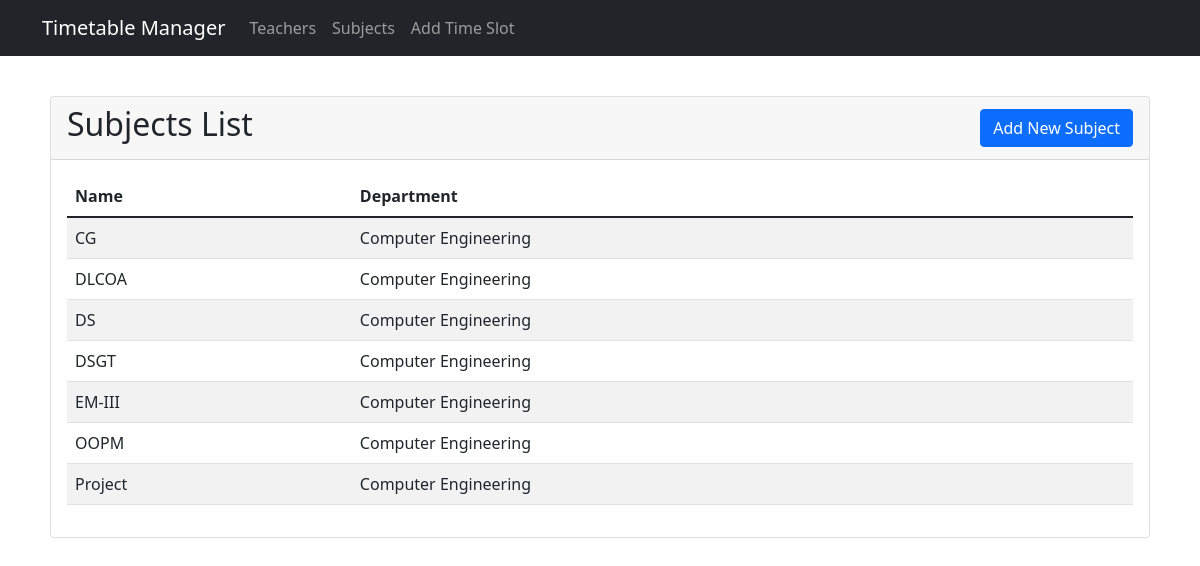
/subjects/, run on the app's committed database.
### timetable/models.py (models this page shows, shortened)
class Subject(models.Model):
    DEPARTMENT_CHOICES = [
        ('CMPN', 'Computer Engineering'),
        ('EXTC', 'Electronics & Telecommunication'),
        ('IT', 'Information Technology'),
        ('MECH', 'Mechanical Engineering'),
        ('ELEC', 'Electrical Engineering'),
    ]
    name = models.CharField(max_length=100)
    department = models.CharField(max_length=4, choices=DEPARTMENT_CHOICES)

### timetable/views.py (the view)
# urls.py: path('subjects/', views.subject_list, name='subject_list'),
def subject_list(request):
    subjects = Subject.objects.all().order_by('department', 'name')
    return render(request, 'timetable/subject_list.html', {'subjects': subjects})

### templates/timetable/subject_list.html
{% extends 'timetable/base.html' %}
{% block content %}
<div class="card">
    <div class="card-header d-flex justify-content-between align-items-center">
        <h2>Subjects List</h2>
        <a href="{% url 'add_subject' %}" class="btn btn-primary">Add New Subject</a>
    </div>
    <div class="card-body">
        {% if subjects %}
        <div class="table-responsive">
            <table class="table table-striped">
                <thead>
                    <tr>
                        <th>Name</th>
                        <th>Department</th>
                    </tr>
                </thead>
                <tbody>
                    {% for subject in subjects %}
                    <tr>
                        <td>{{ subject.name }}</td>
                        <td>{{ subject.get_department_display }}</td>
                    </tr>
                    {% endfor %}
                </tbody>
            </table>
        </div>
        {% else %}
        <div class="alert alert-info">
            No subjects added yet.
        </div>
        {% endif %}
    </div>
</div>
{% endblock %}

### templates/timetable/base.html (shortened to what this page needs)
<!DOCTYPE html>
<html lang="en">
<head>
    <link href="https://cdn.jsdelivr.net/npm/bootstrap@5.1.3/dist/css/bootstrap.min.css" rel="stylesheet">
</head>
<body>
    <nav class="navbar navbar-expand-lg navbar-dark bg-dark">
        <div class="container">
            <a class="navbar-brand" href="{% url 'home' %}">Timetable Manager</a>
            <div class="collapse navbar-collapse" id="navbarNav">
                <ul class="navbar-nav">
                    <li class="nav-item">
                        <a class="nav-link" href="{% url 'teacher_list' %}">Teachers</a>
                    </li>
                    <li class="nav-item">
                        <a class="nav-link" href="{% url 'subject_list' %}">Subjects</a>
                    </li>
                    <li class="nav-item">
                        <a class="nav-link" href="{% url 'add_timeslot' %}">Add Time Slot</a>
                    </li>
                </ul>
            </div>
        </div>
    </nav>
    <div class="container content-wrapper">
        {% block content %}
        {% endblock %}
    </div>
</body>
</html>

### templates/timetable/base.html (style rules this page uses)
.content-wrapper { padding: 20px; }
.navbar { margin-bottom: 20px; }

### data on the page
Subject: name "CG", department "Computer Engineering"
Subject: name "DLCOA", department "Computer Engineering"
Subject: name "DS", department "Computer Engineering"
Subject: name "DSGT", department "Computer Engineering"
Subject: name "EM-III", department "Computer Engineering"
Subject: name "OOPM", department "Computer Engineering"
Subject: name "Project", department "Computer Engineering"
